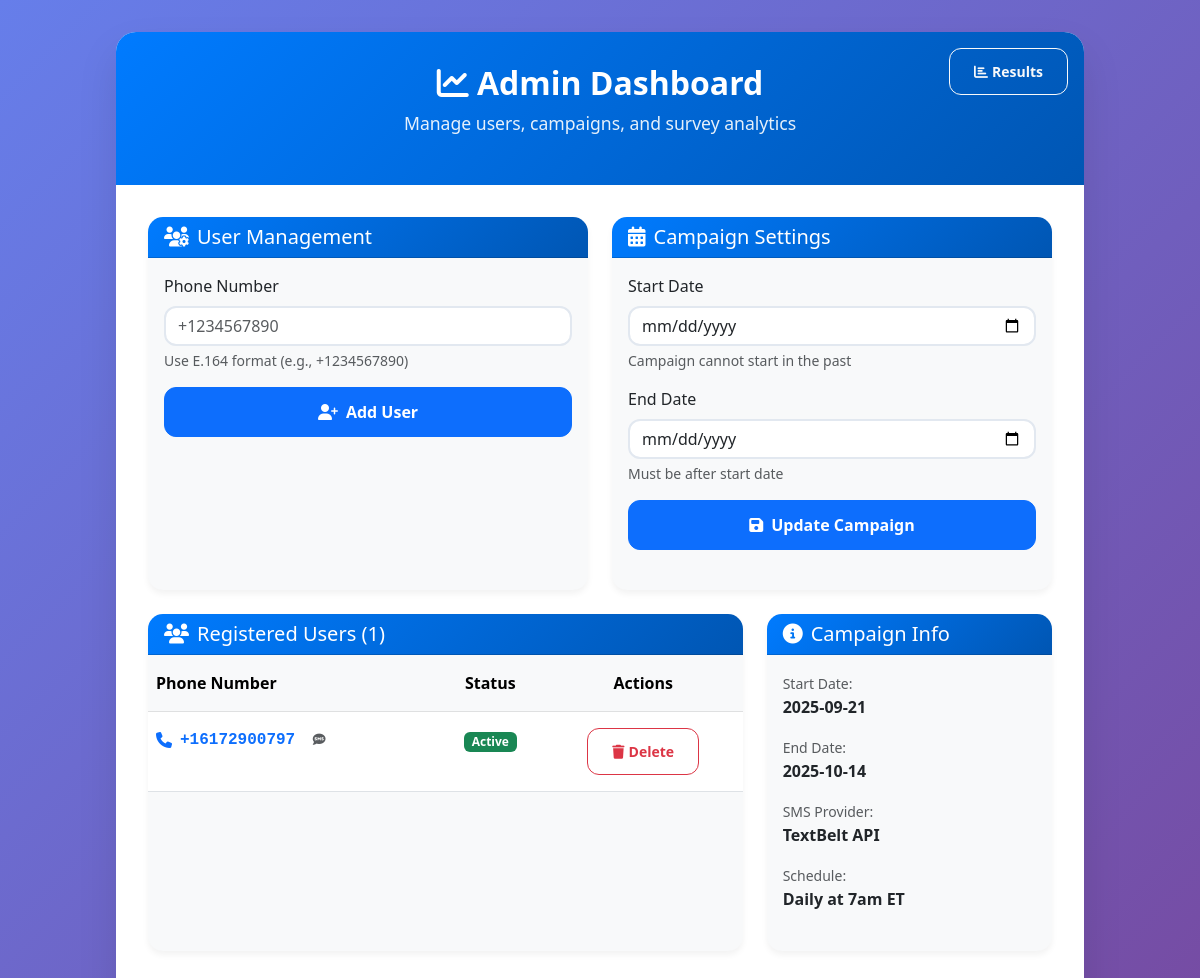
The page /admin on the database its author committed.
### tables this page shows
CREATE TABLE users (
        id INTEGER PRIMARY KEY AUTOINCREMENT,
        phone TEXT NOT NULL
    );

CREATE TABLE campaign (
        id INTEGER PRIMARY KEY,
        start_date TEXT,
        end_date TEXT
    );

### app.py (the view, shortened to what this page needs)
@app.route('/admin', methods=['GET', 'POST'])
def admin():
    conn = sqlite3.connect(DB_PATH)
    c = conn.cursor()
    c.execute('SELECT * FROM users')
    users = c.fetchall()
    c.execute('SELECT start_date, end_date FROM campaign WHERE id=1')
    campaign = c.fetchone() or (None, None)
    conn.close()
    campaign_start, campaign_end = campaign
    return render_template('admin.html', users=users, campaign_start=campaign_start, campaign_end=campaign_end)

### templates/admin.html (shortened to what this page needs)
<!DOCTYPE html>
<html lang="en">
<head>
    <link href="https://cdn.jsdelivr.net/npm/bootstrap@5.3.0/dist/css/bootstrap.min.css" rel="stylesheet">
    <link href="https://cdnjs.cloudflare.com/ajax/libs/font-awesome/6.4.0/css/all.min.css" rel="stylesheet">
</head>
<body>
    <div class="admin-container">
        <div class="card admin-card">
            <div class="admin-header position-relative">
                <h1 class="admin-title">
                    <i class="fas fa-chart-line"></i> Admin Dashboard
                </h1>
                <p class="admin-subtitle">Manage users, campaigns, and survey analytics</p>
                <div class="position-absolute top-0 end-0 mt-3 me-3">
                    <a href="/responses" class="btn btn-outline-light btn-sm" title="View Survey Results">
                        <i class="fas fa-chart-bar me-1"></i>Results
                    </a>
                </div>
            </div>
            <div class="admin-body">
                <div class="row mb-4">
                    <div class="col-md-6">
                        <div class="content-card h-100">
                            <div class="card-header text-white" style="border-radius: 15px 15px 0 0; background: linear-gradient(135deg, #007bff 0%, #0056b3 100%);">
                                <h5 class="card-title mb-0">
                                    <i class="fas fa-users-cog me-2"></i>User Management
                                </h5>
                            </div>
                            <div class="card-body">
                                <form method="POST" action="/admin">
                                    <div class="mb-3">
                                        <label for="phone" class="form-label">Phone Number</label>
                                        <input type="text" class="form-control" id="phone" name="phone"
                                               placeholder="+1234567890" required>
                                        <div class="form-text">Use E.164 format (e.g., +1234567890)</div>
                                    </div>
                                    <button type="submit" class="btn btn-primary w-100">
                                        <i class="fas fa-user-plus me-2"></i>Add User
                                    </button>
                                </form>
                            </div>
                        </div>
                    </div>
                    <div class="col-md-6">
                        <div class="content-card h-100">
                            <div class="card-header text-white" style="border-radius: 15px 15px 0 0; background: linear-gradient(135deg, #007bff 0%, #0056b3 100%);">
                                <h5 class="card-title mb-0">
                                    <i class="fas fa-calendar-alt me-2"></i>Campaign Settings
                                </h5>
                            </div>
                            <div class="card-body">
                                <form method="POST" action="/admin" id="campaignForm">
                                    <div class="mb-3">
                                        <label for="start_date" class="form-label">Start Date</label>
                                        <input type="date" class="form-control" id="start_date" name="start_date" required>
                                        <div class="form-text">Campaign cannot start in the past</div>
                                    </div>
                                    <div class="mb-3">
                                        <label for="end_date" class="form-label">End Date</label>
                                        <input type="date" class="form-control" id="end_date" name="end_date" required>
                                        <div class="form-text">Must be after start date</div>
                                    </div>
                                    <button type="submit" class="btn btn-primary w-100">
                                        <i class="fas fa-save me-2"></i>Update Campaign
                                    </button>
                                </form>
                            </div>
                        </div>
                    </div>
                </div>
                <div class="row mb-4">
                    <div class="col-md-8">
                        <div class="content-card h-100">
                            <div class="card-header text-white" style="border-radius: 15px 15px 0 0; background: linear-gradient(135deg, #007bff 0%, #0056b3 100%);">
                                <h5 class="card-title mb-0">
                                    <i class="fas fa-users me-2"></i>Registered Users ({{ users|length }})
                                </h5>
                            </div>
                            <div class="card-body p-0">
                                {% if users %}
                                    <div class="table-responsive">
                                        <table class="table table-hover mb-0">
                                            <thead class="table-light">
                                                <tr>
                                                    <th class="py-3">Phone Number</th>
                                                    <th class="py-3 text-center">Status</th>
                                                    <th class="py-3 text-center">Actions</th>
                                                </tr>
                                            </thead>
                                            <tbody>
                                                {% for user in users %}
                                                <tr>
                                                    <td class="py-3">
                                                        <div class="d-flex align-items-center">
                                                            <i class="fas fa-phone text-primary me-2"></i>
                                                            <button class="btn btn-link p-0 text-decoration-none font-monospace text-primary fw-bold"
                                                                    onclick="showSMSModal({{ user[0] }}, '{{ user[1] }}')"
                                                                    style="border: none; background: none; font-size: inherit;">
                                                                {{ user[1] }}
                                                                <i class="fas fa-sms ms-2 text-muted" style="font-size: 0.8em;"></i>
                                                            </button>
                                                        </div>
                                                    </td>
                                                    <td class="py-3 text-center">
                                                        <span class="badge bg-success">Active</span>
                                                    </td>
                                                    <td class="py-3 text-center">
                                                        <button type="button" class="btn btn-outline-danger btn-sm"
                                                                onclick="confirmDeleteUser({{ user[0] }}, '{{ user[1] }}')">
                                                            <i class="fas fa-trash me-1"></i>Delete
                                                        </button>
                                                    </td>
                                                </tr>
                                                {% endfor %}
                                            </tbody>
                                        </table>
                                    </div>
                                {% else %}
                                    <div class="text-center text-muted py-4">
                                        <i class="fas fa-users fa-3x mb-3 opacity-50"></i>
                                        <p class="mb-0">No users registered yet. Add your first user above!</p>
                                    </div>
                                {% endif %}
                            </div>
                        </div>
                    </div>
                    <div class="col-md-4">
                        <div class="content-card h-100">
                            <div class="card-header text-white" style="border-radius: 15px 15px 0 0; background: linear-gradient(135deg, #007bff 0%, #0056b3 100%);">
                                <h5 class="card-title mb-0">
                                    <i class="fas fa-info-circle me-2"></i>Campaign Info
                                </h5>
                            </div>
                            <div class="card-body">
                                <div class="mb-3">
                                    <small class="text-muted">Start Date:</small>
                                    <div class="fw-bold">{{ campaign_start or 'Not set' }}</div>
                                </div>
                                <div class="mb-3">
                                    <small class="text-muted">End Date:</small>
                                    <div class="fw-bold">{{ campaign_end or 'Not set' }}</div>
                                </div>
                                <div class="mb-3">
                                    <small class="text-muted">SMS Provider:</small>
                                    <div class="fw-bold">TextBelt API</div>
                                </div>
                                <div>
                                    <small class="text-muted">Schedule:</small>
                                    <div class="fw-bold">Daily at 7am ET</div>
                                </div>
                            </div>
                        </div>
                    </div>
                </div>
</body>
</html>

### templates/admin.html (style rules this page uses)
:root { --primary-color: #6366f1; --secondary-color: #8b5cf6; --success-color: #10b981; --warning-color: #f59e0b; --danger-color: #ef4444; --dark-color: #1f2937; --light-bg: #f8fafc; }
body { background: linear-gradient(135deg, #667eea 0%, #764ba2 100%); min-height: 100vh; font-family: 'Segoe UI', Tahoma, Geneva, Verdana, sans-serif; }
.admin-container { max-width: 1000px; margin: 2rem auto; padding: 0 1rem; }
.admin-card { background: white; border-radius: 20px; box-shadow: 0 20px 40px rgba(0,0,0,0.1); overflow: hidden; border: none; }
.admin-header { background: linear-gradient(135deg, #007bff, #0056b3); color: white; padding: 2rem; text-align: center; }
.admin-title { font-size: 2rem; font-weight: 600; margin-bottom: 0.5rem; }
.admin-subtitle { opacity: 0.9; font-size: 1.1rem; }
.admin-body { padding: 2rem; }
.content-card { border: none; border-radius: 15px; box-shadow: 0 4px 6px rgba(0,0,0,0.05); transition: transform 0.2s, box-shadow 0.2s; background: #f8f9fa; margin-bottom: 1.5rem; }
.btn { border-radius: 0.75rem; font-weight: 600; padding: 0.75rem 1.5rem; transition: all 0.2s; }
.form-control, .form-select { border-radius: 0.75rem; border: 2px solid #e2e8f0; transition: border-color 0.2s; }

### rows shown on the page
users: phone "+16172900797"
campaign: start_date "2025-09-21", end_date "2025-10-14"

### other values the page prints
{{ users|length }} "1"
